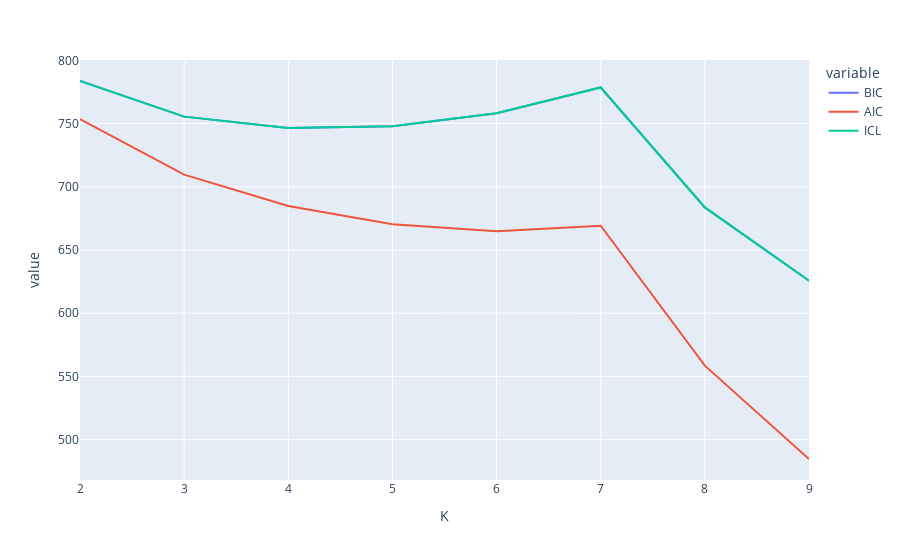

Here is the notebook cell this chart was saved with:
### Markdown cell above
## 1.3 Modèle de mélange

### Code cell
Kmax = 10
K_components = np.arange(2, Kmax)

models = [GMM(K, covariance_type='full', random_state=0).fit(coord) for K in K_components]

BIC=[m.bic(coord) for m in models]
AIC=[m.aic(coord) for m in models]
ICL = [m.bic(coord) - (2*sum(np.log( np.max(m.predict_proba(coord),1) ))) for m in models]

crit = pd.DataFrame({
    "K" : np.arange(2, Kmax),
    "BIC" : BIC, 
    "AIC" : AIC,
    "ICL" : ICL,
})
critdf=pd.melt(crit, id_vars=['K'], value_vars=['BIC', 'AIC', 'ICL'])

import plotly.express as px
fig = px.line(critdf, x='K', y='value', color='variable')
fig.show()

### Figure 1 — Plotly figure (JSON) as saved in the notebook; plotly's stock layout.template omitted (floating-point values rounded to 4 significant figures)
{"data": [{"hovertemplate": "variable=BIC<br>K=%{x}<br>value=%{y}<extra></extra>", "legendgroup": "BIC", "line": {"color": "#636efa", "dash": "solid"}, "marker": {"symbol": "circle"}, "mode": "lines", "name": "BIC", "orientation": "v", "showlegend": true, "type": "scatter", "x": [2, 3, 4, 5, 6, 7, 8, 9], "xaxis": "x", "y": [783.6, 755.5, 746.5, 747.9, 758.2, 778.5, 683.6, 625.6], "yaxis": "y"}, {"hovertemplate": "variable=AIC<br>K=%{x}<br>value=%{y}<extra></extra>", "legendgroup": "AIC", "line": {"color": "#EF553B", "dash": "solid"}, "marker": {"symbol": "circle"}, "mode": "lines", "name": "AIC", "orientation": "v", "showlegend": true, "type": "scatter", "x": [2, 3, 4, 5, 6, 7, 8, 9], "xaxis": "x", "y": [753.5, 709.5, 684.8, 670.3, 664.8, 669.2, 558.5, 484.7], "yaxis": "y"}, {"hovertemplate": "variable=ICL<br>K=%{x}<br>value=%{y}<extra></extra>", "legendgroup": "ICL", "line": {"color": "#00cc96", "dash": "solid"}, "marker": {"symbol": "circle"}, "mode": "lines", "name": "ICL", "orientation": "v", "showlegend": true, "type": "scatter", "x": [2, 3, 4, 5, 6, 7, 8, 9], "xaxis": "x", "y": [783.6, 755.5, 746.5, 747.9, 758.2, 778.5, 683.6, 625.6], "yaxis": "y"}], "layout": {"legend": {"title": {"text": "variable"}, "tracegroupgap": 0}, "margin": {"t": 60}, "xaxis": {"anchor": "y", "domain": [0, 1], "title": {"text": "K"}}, "yaxis": {"anchor": "x", "domain": [0, 1], "title": {"text": "value"}}}}
